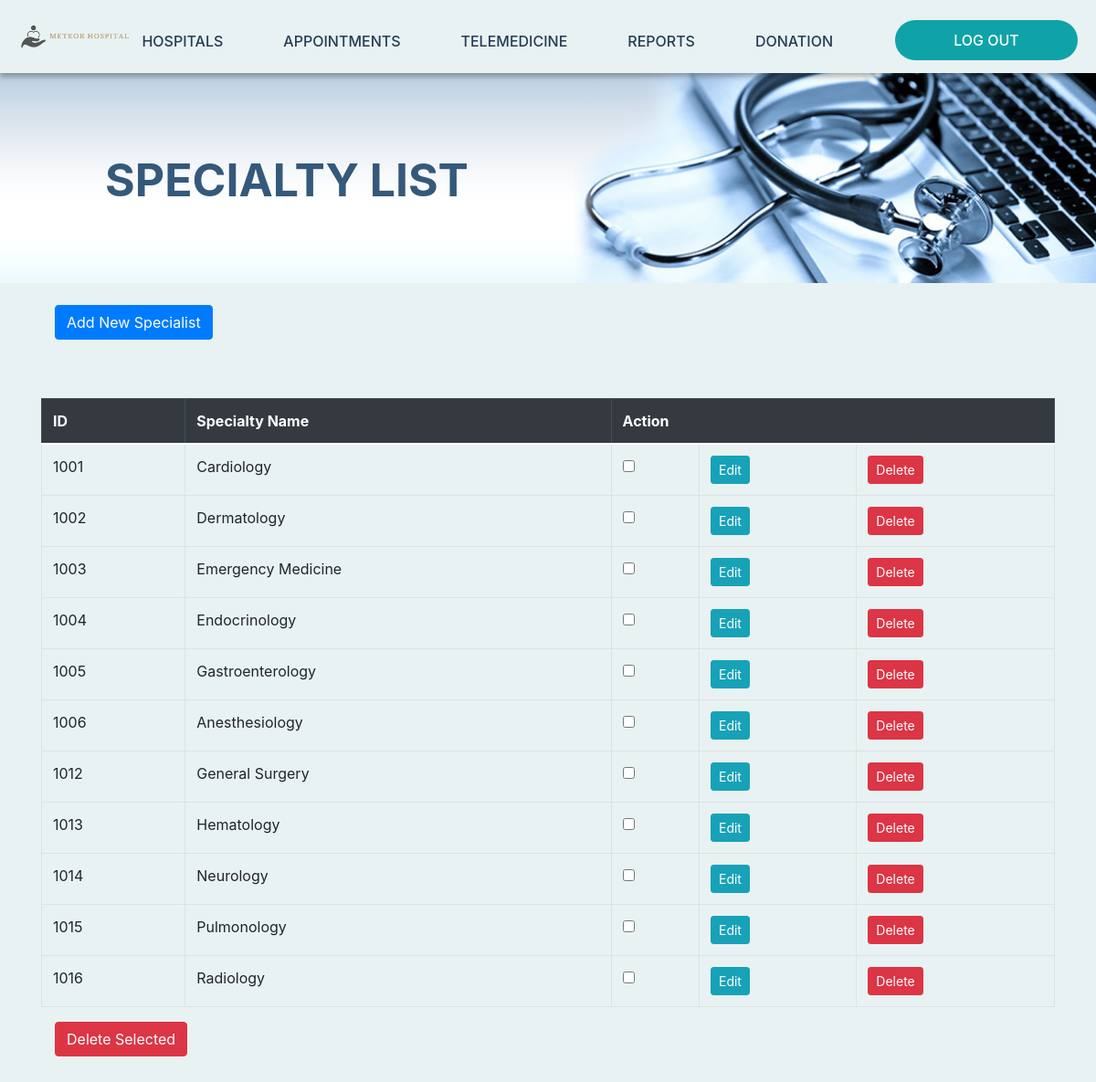
The app's page /specialties_list.php with its own data.
### tables this page shows
CREATE TABLE `specialties` (
  `specialtyID` int(11) NOT NULL,
  `specialtyName` varchar(60) NOT NULL,
  `location` varchar(30) NOT NULL
);

### specialties_list.php (the view, shortened to what this page needs)
<?php
include("connection.php");
include("header.php");
include("navigation-admin.php");
?>
<div class="banner-appointment-list">
    <div class="col-md-8 intro">
        <div class="banner-text">
            <p class="page-title">SPECIALTY LIST</p>
        </div>
    </div>
</div>
<div class="container mt-4">
    <div class="container mt-3">
        <a href="add_new_specialties.php" class="btn btn-primary mb-3 ml-0">Add New Specialist</a>
    </div>
    <form method="post">
        <br><br>
        <table class="table table-bordered table-hover">
            <thead class="thead-dark">
                <tr>
                    <th>ID</th>
                    <th>Specialty Name</th>
                    <th colspan="3">Action</th>
                </tr>
            </thead>
            <tbody>
                <?php
                $sql = "SELECT specialtyID, specialtyName FROM specialties";
                $result = $mysqli->query($sql);
                if ($result) {
                    while ($row = $result->fetch_assoc()) {
                        echo "<tr>";
                        echo "<td>" . $row["specialtyID"] . "</td>";
                        echo "<td>" . $row["specialtyName"] . "</td>";
                        echo "<td><input type='checkbox' name='selected_specialties[]' value='" . $row["specialtyID"] . "'></td>";
                        echo "<td><a href='edit.php?table=specialties&id=" . $row["specialtyID"] . "' class='btn btn-info btn-sm'>Edit</a></td>";
                        echo "<td><a href='delete.php?table=specialties&column=specialtyID&ID=" . $row["specialtyID"] . "' class='btn btn-danger btn-sm'>Delete</a></td>";
                        echo "</tr>";
                    }
                } else {
                    echo "<tr><td colspan='3' class='text-danger'>Error: " . $mysqli->error . "</td></tr>";
                }
                ?>
            </tbody>
        </table>
        <div class="container mt-3">
            <button type='submit' class='btn btn-danger mb-5' name='delete_selected'>Delete Selected</button>
        </div>
    </form>
</div>

### index.css (style rules this page uses)
body { background-color: #e9f2f2; }
.banner-appointment-list { margin-left: auto; margin-right: auto; width: 100%; height: 230px; background-image: url("images/admin-appointment.png"); background-size: cover; background-position: center; }
.banner-text { width: 100%; padding-left: 100px; }
.page-title { font-size: 50px; font-weight: 700; color: #34597a; }

### main.css (style rules this page uses)
.intro { padding-top: 80px; }

### records on screen
specialties: specialtyID "1001", specialtyName "Cardiology"
specialties: specialtyID "1002", specialtyName "Dermatology"
specialties: specialtyID "1003", specialtyName "Emergency Medicine"
specialties: specialtyID "1004", specialtyName "Endocrinology"
specialties: specialtyID "1005", specialtyName "Gastroenterology"
specialties: specialtyID "1006", specialtyName "Anesthesiology"
specialties: specialtyID "1012", specialtyName "General Surgery"
specialties: specialtyID "1013", specialtyName "Hematology"
specialties: specialtyID "1014", specialtyName "Neurology"
specialties: specialtyID "1015", specialtyName "Pulmonology"
specialties: specialtyID "1016", specialtyName "Radiology"
